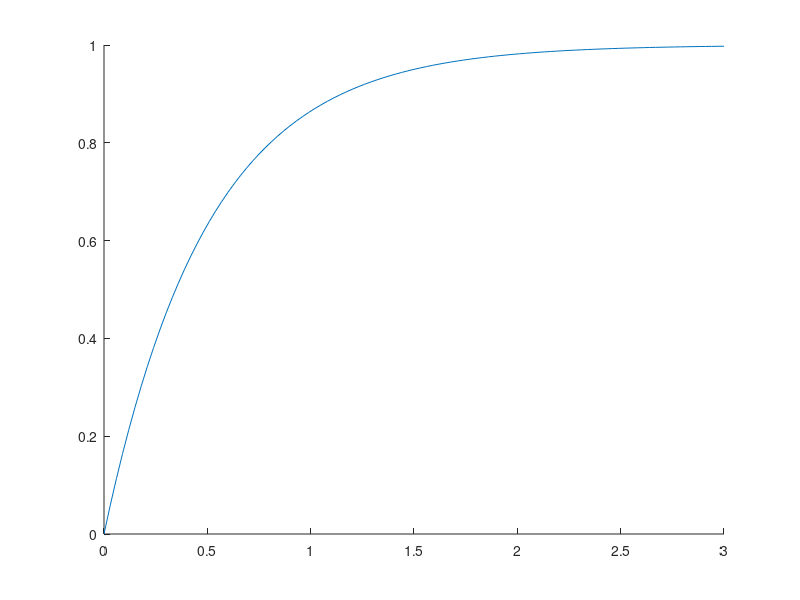

Write MATLAB code to recreate this figure. (Note: this script raises an error after producing the figure.)
clear; 
clc;
close all;

K_test = [1, 2, 0.5];
tau = 0.5; 

figure; 
hold on;   % keep all plots

for i = 1:length(K_test)
    
    K = K_test(i);
    
    % Transfer function
    G = tf(K, [tau, 1]);
    
    % Step response plot
    [y, t] = step(G);
    plot(t, y, 'DisplayName', ['K = ' num2str(K,'%.4f')]);
    
    % Step info
    info = stepinfo(G);
    
    rise_time = info.RiseTime;
    settling_time = info.SettlingTime;
    Overshoot = info.Overshoot;
    
    % Steady-state error
    y_ss = y(end);
    e_ss = 1 - y_ss;
    
    % Display results
    fprintf('\n------ For K = %.2f -----\n', K);
    fprintf('Rise Time: %.4f seconds\n', rise_time);
    fprintf('Settling Time: %.4f seconds\n', settling_time);
    fprintf('Overshoot: %.2f %%\n', Overshoot);
    fprintf('Steady State Error: %.4f\n', e_ss);
    
end

grid on;
legend;
title('Step Response for Different K Values');
xlabel('Time (s)');
ylabel('Output');

% changing the values of K gives :
% K = increased to 2 => Steady state error becomes -0.99
% K = decreased to 0.5 => Steady state error became 0.50

% So we can say we are achiving the steady state error zero at the point K=1 


%% Changing tau with fixed value of K :
% changing tau is quite easy as we have to decrease it to make the rise and
% settling time decrease and also it cannot be lower then a particular
% value .


K = 1;                 % fixing the gain
tau_test = [0.5 , 0.1 ,0.01 ,0.001,0.0001 ];

for i = 1:length(tau_test)
    tau = tau_test(i);
    %Transfer function 
    G = tf(K,[tau,1]);
        % Step response plot
    [y, t] = step(G);
    plot(t, y, 'DisplayName', ['tau = ',num2str(tau,'%.4f')]);
    
    % Step info
    info = stepinfo(G);
    
    rise_time = info.RiseTime;
    settling_time = info.SettlingTime;
    Overshoot = info.Overshoot;
    
    % Steady-state error
    y_ss = y(end);
    e_ss = 1 - y_ss;
    
    % Display results
    fprintf('Response for fixed K and varying tau')
    fprintf('\n------ For tau = %.2f -----\n', tau);
    fprintf('Rise Time: %.4f seconds\n', rise_time);
    fprintf('Settling Time: %.4f seconds\n', settling_time);
    fprintf('Overshoot: %.2f %%\n', Overshoot);
    fprintf('Steady State Error: %.4f\n', e_ss);
    
end

%% For now we are choosing the value K= 1 and tau =0.1
%because the responses like given in tau values less then the 0.1 are not
%possible for real systems .

fprintf('\n');
fprintf('The values choosed are K=1 and tau =0.1 for transfer function');
hold off
%Saving the real plot of the transfer functions step response :
K = 1;
tau = 0.1 ;
G = tf(K, [tau,1]);
step(G)
title('Step response of open loop Transfer function')
